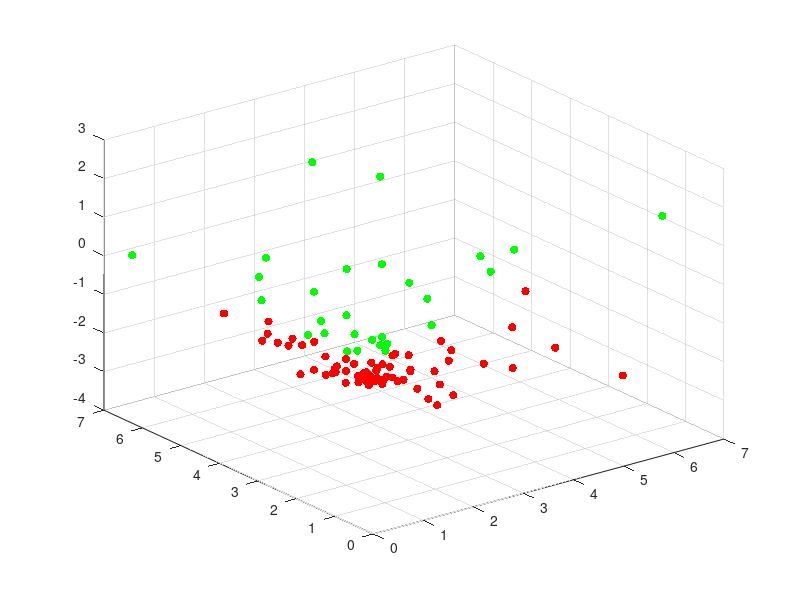

This figure's MATLAB source:
beta=[1;-1;4];n=100;p=2;
X=normrnd(0,1,n,p);

score=beta(1)*X(:,1).^2+beta(2).^2-beta(3)*(X(:,1).*X(:,2));
y=zeros(n,1);
y(score >=0)=1;y(score < 0)=-1;
% index=find(abs(score) < 0.5);
% X(index,:)=[];y(index)=[];
gscatter(X(:,1),X(:,2),y,'br');
%%%%%%%%%%%%%%%%%%%%%
new_X=zeros(n,p+1);
new_X(:,1)=X(:,1).^2;new_X(:,2)=X(:,2).^2;
new_X(:,3)=X(:,1).*X(:,2);
scatter3(new_X(:,1),new_X(:,2),new_X(:,3));
cm = [1 0 0;  0 1 0];                   % Colour Definitions
C=zeros(n,3);
C(y==1,:)=repmat([1 0 0],sum(y==1),1);C(y==-1,:)=repmat([0 1 0],sum(y==-1),1);

scatter3(new_X(:,1),new_X(:,2),new_X(:,3),[],C,'filled');
